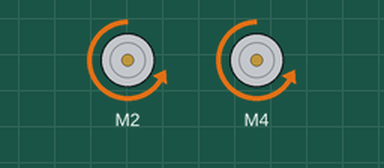
A sketch run on a simulated Arduino Uno, built with avr-gcc and run on an emulated ATmega328P. Parts: 2 × DC motor (green arrow = forward, orange = backward, longer = faster).

Above: at 0.1 s.
Timing chart, 0 to 1.6 s (numbered marks = the images above):
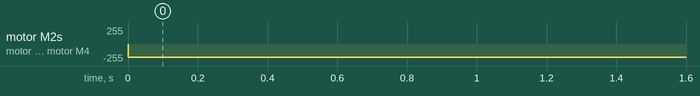

The sketch:

02.9_Run_to_Leftbackward.ino
```cpp
/**********************************************************************
  Product     : Cokoino 4WD Mecanum Car chassis kit
  Auther      : www.cokoino.com
  Modification: 2023/11/07


          motor4 -------  motor3
                  |   |
                  |   |
                  |   |
          motor1 -------  motor2

**********************************************************************/

#include <AFMotor.h>
 //AF_DCMotor motor1(1);//define motor1
 AF_DCMotor motor2(2);//define motor2
 //AF_DCMotor motor3(3);//define motor3
 AF_DCMotor motor4(4);//define motor4

void setup()
{
  //Set initial speed of the motor & stop
  // motor1.setSpeed(200);//setup the speed of motor1
   motor2.setSpeed(200);  //setup the speed of motor2
  // motor3.setSpeed(200);//setup the speed of motor3
   motor4.setSpeed(200);  //setup the speed of motor4

}

void loop()
{
 // motor1.run(BACKWARD);  // motor1 run BACKWARD
  motor2.run(BACKWARD);    // motor2 run BACKWARD
 // motor3.run(FORWARD);   // motor3 run FORWARD
  motor4.run(BACKWARD);    // motor4 run BACKWARD

}
```

Measured:
- by itself, motor M2, motor M4: stopped → backward 200/255 at 0.00 s
